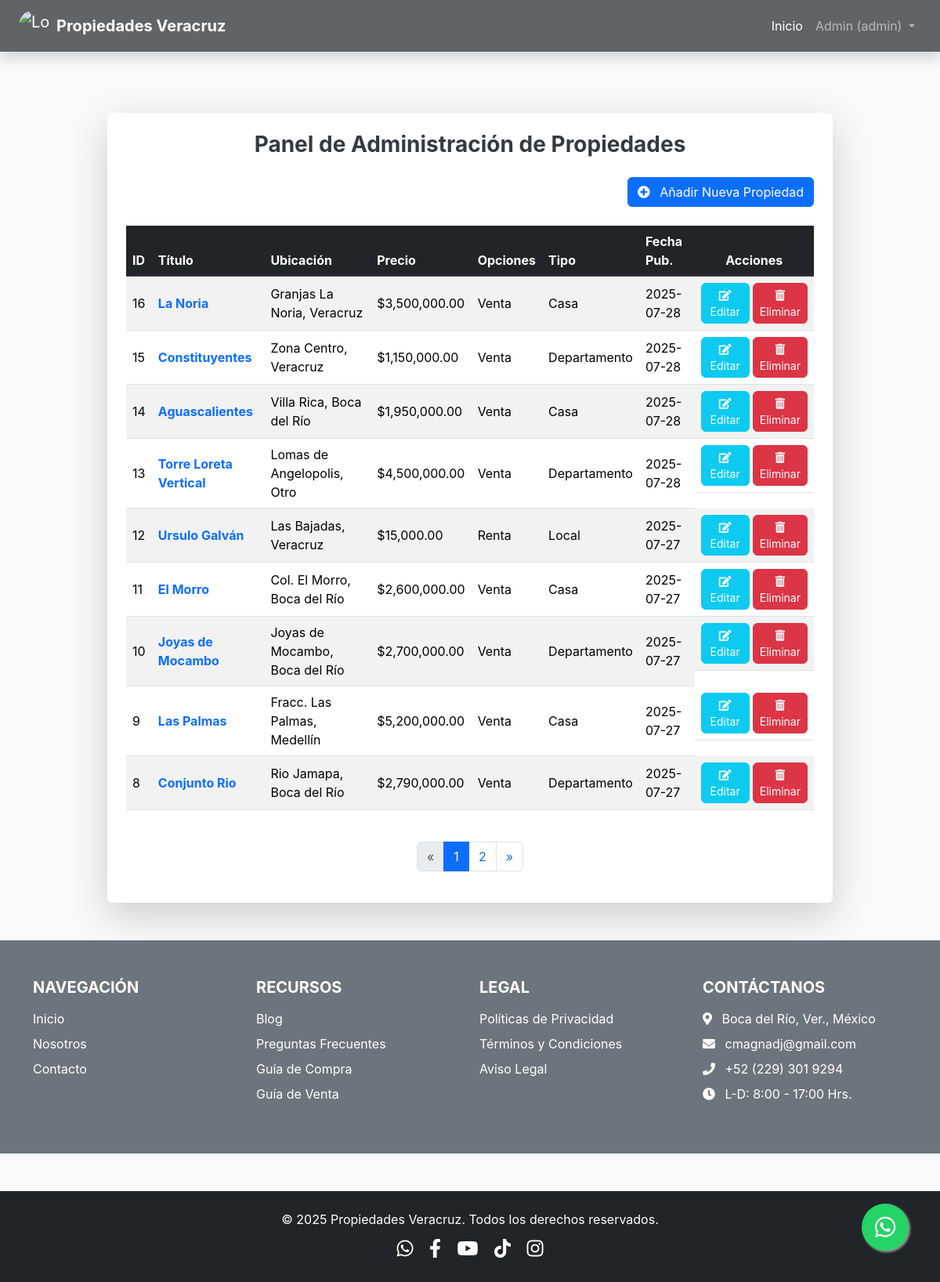
The page /dashboard (signed in) on the database its author committed.
### models.py (models this page shows, shortened)
class User(db.Model, UserMixin):
    __tablename__ = 'user'
    id = db.Column(db.Integer, primary_key=True)
    username = db.Column(db.String(80), unique=True, nullable=False)
    email = db.Column(db.String(120), unique=True, nullable=False)
    password_hash = db.Column(db.String(128), nullable=False)
    is_admin = db.Column(db.Boolean, default=False, nullable=True) # nullable=True es redundante si hay default
    properties = db.relationship('Property', backref='agente', lazy=True, cascade="all, delete-orphan")

class Property(db.Model):
    __tablename__ = 'property'
    id = db.Column(db.Integer, primary_key=True)
    titulo = db.Column(db.String(100), nullable=False)
    descripcion = db.Column(db.Text, nullable=False)
    precio = db.Column(db.Numeric(10, 2), nullable=False)
    ubicacion = db.Column(db.String(200), nullable=False)
    municipio = db.Column(db.String(100), nullable=False)
    property_options = db.Column(db.String(100), nullable=False) # Venta, Renta, etc.
    tipo_propiedad = db.Column(db.String(50), nullable=False) # Casa, Departamento, Terreno, etc.
    num_habitaciones = db.Column(db.Integer, nullable=True)
    num_banos = db.Column(db.Integer, nullable=True)
    num_medios_banos = db.Column(db.Integer, default=0)
    num_estacionamientos = db.Column(db.Integer, default=0)
    area_construccion_metros_cuadrados = db.Column(db.Numeric(10, 2), nullable=True) # CAMBIO: Numeric
    area_terreno_metros_cuadrados = db.Column(db.Numeric(10, 2), nullable=True) # CAMBIO: Numeric
    antiguedad_tipo = db.Column(db.String(50), nullable=True)
    antiguedad_anos = db.Column(db.Integer, nullable=True)
    cuota_mantenimiento = db.Column(db.Numeric(10, 2), default=0.0) # CAMBIO: Numeric
    fecha_publicacion = db.Column(db.DateTime, default=datetime.now(timezone.utc))
    youtube_video_url = db.Column(db.String(255), nullable=True)
    agente_id = db.Column(db.Integer, db.ForeignKey('user.id'), nullable=False)
    images = db.relationship('PropertyImage', backref='property', lazy=True, cascade="all, delete-orphan")

### app.py (the view)
@main.route("/dashboard")
@login_required
def dashboard():
    page = request.args.get('page', 1, type=int)
    user_properties_query = Property.query.filter_by(agente_id=current_user.id).order_by(Property.fecha_publicacion.desc())
    pagination = user_properties_query.paginate(page=page, per_page=current_app.config['PROPERTIES_PER_PAGE'], error_out=False)
    properties = pagination.items
    return render_template('dashboard.html',
                           properties=properties,
                           pagination=pagination,
                           title='Mi Panel de Administración')

### app.py (called while the page is built)
@login_manager.user_loader
def load_user(user_id):
    return db.session.get(User, int(user_id))

### templates/dashboard.html (shortened to what this page needs)
{% extends "base.html" %}
{% block content %}
    <div class="container my-5 pt-5">
        <div class="row justify-content-center">
            <div class="col-lg-10 col-md-12">
                <div class="card shadow-lg border-0 rounded-lg p-4">
                    <h2 class="mb-4 text-center fw-bold text-primary fs-3">Panel de Administración de Propiedades</h2>
                    <div class="d-flex justify-content-end mb-4">
                        <a href="{{ url_for('main.add_property') }}" class="btn btn-primary">
                            <i class="fas fa-plus-circle me-2"></i> Añadir Nueva Propiedad
                        </a>
                    </div>
                    {% if properties %}
                        <div class="table-responsive">
                            <table class="table table-striped table-hover align-middle">
                                <thead class="table-dark">
                                    <tr>
                                        <th scope="col">ID</th>
                                        <th scope="col">Título</th>
                                        <th scope="col">Ubicación</th>
                                        <th scope="col">Precio</th>
                                        <th scope="col">Opciones</th>
                                        <th scope="col">Tipo</th>
                                        <th scope="col">Fecha Pub.</th>
                                        <th scope="col" class="text-center">Acciones</th>
                                    </tr>
                                </thead>
                                <tbody>
                                    {% for property in properties %}
                                    <tr>
                                        <td>{{ property.id }}</td>
                                        <td><a href="{{ url_for('main.property_detail', property_id=property.id) }}" class="text-decoration-none text-primary fw-bold">{{ property.titulo }}</a></td>
                                        <td>{{ property.ubicacion }}, {{ property.municipio }}</td>
                                        <td>${{ "{:,.2f}".format(property.precio) }}</td>
                                        <td>{{ property.property_options }}</td>
                                        <td>{{ property.tipo_propiedad }}</td>
                                        <td>{{ property.fecha_publicacion.strftime('%Y-%m-%d') }}</td>
                                        <td class="text-center d-flex flex-column flex-sm-row justify-content-center align-items-center gap-1">
                                            <a href="{{ url_for('main.edit_property', property_id=property.id) }}" class="btn btn-sm btn-info text-white rounded">
                                                <i class="fas fa-edit"></i> Editar
                                            </a>
                                            <form action="{{ url_for('main.delete_property', property_id=property.id) }}" method="POST" class="d-inline-block">
                                                <button type="submit" class="btn btn-sm btn-danger rounded" onclick="return confirm('¿Estás seguro de que quieres eliminar esta propiedad? Esta acción no se puede deshacer.');">
                                                    <i class="fas fa-trash-alt"></i> Eliminar
                                                </button>
                                            </form>
                                        </td>
                                    </tr>
                                    {% endfor %}
                                </tbody>
                            </table>
                        </div>
                    {% else %}
                        <div class="alert alert-info text-center" role="alert">
                            Aún no has añadido ninguna propiedad. ¡Haz clic en "Añadir Nueva Propiedad" para empezar!
                        </div>
                    {% endif %}
                    {% if pagination.pages > 1 %}
                    <nav aria-label="Page navigation" class="mt-4">
                        <ul class="pagination justify-content-center">
                            <li class="page-item {% if not pagination.has_prev %}disabled{% endif %}">
                                <a class="page-link" href="{{ url_for('main.dashboard', page=pagination.prev_num) }}" aria-label="Previous">
                                    <span aria-hidden="true">&laquo;</span>
                                </a>
                            </li>
                            {% for page_num in pagination.iter_pages(left_edge=1, right_edge=1, left_current=1, right_current=2) %}
                                {% if page_num %}
                                    {% if pagination.page == page_num %}
                                        <li class="page-item active"><a class="page-link" href="#">{{ page_num }}</a></li>
                                    {% else %}
                                        <li class="page-item">
                                            <a class="page-link" href="{{ url_for('main.dashboard', page=page_num) }}">
                                                {{ page_num }}
                                            </a>
                                        </li>
                                    {% endif %}
                                {% else %}
                                    <li class="page-item disabled"><a class="page-link" href="#">...</a></li>
                                {% endif %}
                            {% endfor %}
                            <li class="page-item {% if not pagination.has_next %}disabled{% endif %}">
                                <a class="page-link" href="{{ url_for('main.dashboard', page=pagination.next_num) }}" aria-label="Next">
                                    <span aria-hidden="true">&raquo;</span>
                                </a>
                            </li>
                        </ul>
                    </nav>
                    {% endif %}
                </div>
            </div>
        </div>
    </div>
{% endblock content %}

### templates/base.html (shortened to what this page needs)
<!DOCTYPE html>
<html lang="es">
<head>
    <link href="https://cdn.jsdelivr.net/npm/bootstrap@5.3.3/dist/css/bootstrap.min.css" rel="stylesheet">
    <link rel="stylesheet" href="https://cdn.jsdelivr.net/npm/bootstrap-icons@1.11.3/font/bootstrap-icons.min.css">
    <link rel="stylesheet" href="https://cdnjs.cloudflare.com/ajax/libs/font-awesome/5.15.4/css/all.min.css" />
    <link rel="stylesheet" href="https://cdnjs.cloudflare.com/ajax/libs/animate.css/4.1.1/animate.min.css"/>
    <link rel="stylesheet" href="{{ url_for('static', filename='style.css') }}">
</head>
<body>
    <nav class="navbar navbar-expand-lg navbar-dark bg-dark fixed-top shadow">
        <div class="container-fluid px-4">
            <a class="navbar-brand d-flex align-items-center me-auto" href="{{ url_for('main.home') }}">
                <img src="{{ url_for('static', filename='img/banners/logo_01.jpg') }}" alt="Logo" width="40" height="40" class="d-inline-block align-text-top rounded-circle me-2">
                <span class="fw-bold">Propiedades Veracruz </span>
            </a>
            <div class="collapse navbar-collapse" id="navbarNav">
                <ul class="navbar-nav ms-auto">
                    <li class="nav-item">
                        <a class="nav-link active" aria-current="page" href="{{ url_for('main.home') }}">Inicio</a>
                    </li>
                    {% if current_user.is_authenticated %}
                        <li class="nav-item dropdown">
                            <a class="nav-link dropdown-toggle" href="#" id="navbarDropdown" role="button" data-bs-toggle="dropdown" aria-expanded="false">
                                {% if current_user.is_admin %}
                                    Admin ({{ current_user.username }})
                                {% else %}
                                    {{ current_user.username }}
                                {% endif %}
                            </a>
                        </li>
                    {% endif %}
                </ul>
            </div>
        </div>
    </nav>
    <main class="pt-5">
        {% block content %}{% endblock %}
    </main>
    <section class="footer-links bg-secondary text-white py-5">
        <div class="container">
            <div class="row">
                <div class="col-md-3 mb-4 mb-md-0">
                    <h5 class="text-uppercase fw-bold mb-3">Navegación</h5>
                    <ul class="list-unstyled">
                        <li><a href="{{ url_for('main.home') }}" class="text-white text-decoration-none mb-2 d-block">Inicio</a></li>
                        <li><a href="{{ url_for('main.about_us') }}" class="text-white text-decoration-none mb-2 d-block">Nosotros</a></li>
                        <li><a href="{{ url_for('main.contact') }}" class="text-white text-decoration-none mb-2 d-block">Contacto</a></li>
                    </ul>
                </div>
                <div class="col-md-3 mb-4 mb-md-0">
                    <h5 class="text-uppercase fw-bold mb-3">Recursos</h5>
                    <ul class="list-unstyled">
                        <li><a href="#" class="text-white text-decoration-none mb-2 d-block">Blog</a></li>
                        <li><a href="#" class="text-white text-decoration-none mb-2 d-block">Preguntas Frecuentes</a></li>
                        <li><a href="#" class="text-white text-decoration-none mb-2 d-block">Guía de Compra</a></li>
                        <li><a href="#" class="text-white text-decoration-none mb-2 d-block">Guía de Venta</a></li>
                    </ul>
                </div>
                <div class="col-md-3 mb-4 mb-md-0">
                    <h5 class="text-uppercase fw-bold mb-3">Legal</h5>
                    <ul class="list-unstyled">
                        <li><a href="#" class="text-white text-decoration-none mb-2 d-block">Políticas de Privacidad</a></li>
                        <li><a href="#" class="text-white text-decoration-none mb-2 d-block">Términos y Condiciones</a></li>
                        <li><a href="#" class="text-white text-decoration-none mb-2 d-block">Aviso Legal</a></li>
                    </ul>
                </div>
                <div class="col-md-3 mb-4 mb-md-0">
                    <h5 class="text-uppercase fw-bold mb-3">Contáctanos</h5>
                    <p class="text-white mb-2"><i class="fas fa-map-marker-alt me-2"></i> Boca del Río, Ver., México</p>
                    <p class="text-white mb-2"><i class="fas fa-envelope me-2"></i> cmagnadj@gmail.com</p>
                    <p class="text-white mb-2"><i class="fas fa-phone me-2"></i> +52 (229) 301 9294</p>
                    <p class="text-white mb-0"><i class="fas fa-clock me-2"></i> L-D: 8:00 - 17:00 Hrs.</p>
                </div>
            </div>
        </div>
    </section>
    <footer class="bg-dark text-white text-center py-4 mt-5">
        <div class="container">
            <p class="mb-0">© 2025 Propiedades Veracruz. Todos los derechos reservados.</p>
            <div class="social-icons mt-2">
                <a href="https://wa.me/522293019294" class="text-white mx-2" target="_blank" rel="noopener noreferrer"><i class="fab fa-whatsapp"></i></a>
                <a href="https://www.facebook.com/cMagnaDjesus" class="text-white mx-2" target="_blank" rel="noopener noreferrer"><i class="fab fa-facebook-f"></i></a>
                <a href="https://www.youtube.com/@propiedades-veracruz_2024" class="text-white mx-2" target="_blank" rel="noopener noreferrer"><i class="fab fa-youtube"></i></a>
                <a href="https://www.tiktok.com/@cmagnadj" class="text-white mx-2" target="_blank" rel="noopener noreferrer"><i class="fab fa-tiktok"></i></a>
                <a href="https://www.instagram.com/propiedades_veracruz/" class="text-white mx-2" target="_blank" rel="noopener noreferrer"><i class="fab fa-instagram"></i></a>
            </div>
        </div>
    </footer>
    <a href="#" id="whatsapp-float-btn" class="whatsapp-float" target="_blank" rel="noopener noreferrer">
        <i class="fab fa-whatsapp"></i>
    </a>
</body>
</html>

### static/style.css (style rules this page uses)
html, body { height: 100%; margin: 0; font-family: 'Inter', sans-serif; background-color: #f8f9fa; color: #343a40; }
.navbar { transition: background-color 0.3s ease-in-out; backdrop-filter: blur(5px); background-color: rgba(33, 37, 41, 0.7) !important; }
.navbar-brand .fw-bold { font-weight: 700 !important; }
.container h2.text-primary { font-size: 1.5rem; color: #343a40 !important; }
footer { background-color: #212529; color: #f8f9fa; }
.social-icons a { font-size: 1.5rem; margin: 0 10px; color: #f8f9fa; transition: color 0.3s ease; }
.whatsapp-float { position: fixed; width: 60px; height: 60px; bottom: 40px; right: 40px; background-color: #25d366; color: #FFF; border-radius: 50px; text-align: center; font-size: 30px; box-shadow: 2px 2px 3px #999; z-index: 1000; display: flex; justify-content: center; align-items: center; text-decoration: none; transition: background-color 0.3s ease, transform 0.3s ease; }
.whatsapp-float i { margin-top: 0; }

### rows shown on the page
User: username "admin"
Property: id "16", titulo "La Noria", ubicacion "Granjas La Noria", municipio "Veracruz", precio "3,500,000.00", property_options "Venta", tipo_propiedad "Casa", fecha_publicacion "2025-07-28"
Property: id "15", titulo "Constituyentes", ubicacion "Zona Centro", municipio "Veracruz", precio "1,150,000.00", property_options "Venta", tipo_propiedad "Departamento", fecha_publicacion "2025-07-28"
Property: id "14", titulo "Aguascalientes", ubicacion "Villa Rica", municipio "Boca del Río", precio "1,950,000.00", property_options "Venta", tipo_propiedad "Casa", fecha_publicacion "2025-07-28"
Property: id "13", titulo "Torre Loreta Vertical", ubicacion "Lomas de Angelopolis", municipio "Otro", precio "4,500,000.00", property_options "Venta", tipo_propiedad "Departamento", fecha_publicacion "2025-07-28"
Property: id "12", titulo "Ursulo Galván", ubicacion "Las Bajadas", municipio "Veracruz", precio "15,000.00", property_options "Renta", tipo_propiedad "Local", fecha_publicacion "2025-07-27"
Property: id "11", titulo "El Morro", ubicacion "Col. El Morro", municipio "Boca del Río", precio "2,600,000.00", property_options "Venta", tipo_propiedad "Casa", fecha_publicacion "2025-07-27"
Property: id "10", titulo "Joyas de Mocambo", ubicacion "Joyas de Mocambo", municipio "Boca del Río", precio "2,700,000.00", property_options "Venta", tipo_propiedad "Departamento", fecha_publicacion "2025-07-27"
Property: id "9", titulo "Las Palmas", ubicacion "Fracc. Las Palmas", municipio "Medellín", precio "5,200,000.00", property_options "Venta", tipo_propiedad "Casa", fecha_publicacion "2025-07-27"
Property: id "8", titulo "Conjunto Rio", ubicacion "Rio Jamapa", municipio "Boca del Río", precio "2,790,000.00", property_options "Venta", tipo_propiedad "Departamento", fecha_publicacion "2025-07-27"

### other values the page prints
{{ page_num }} "1"
{{ page_num }} "2"
